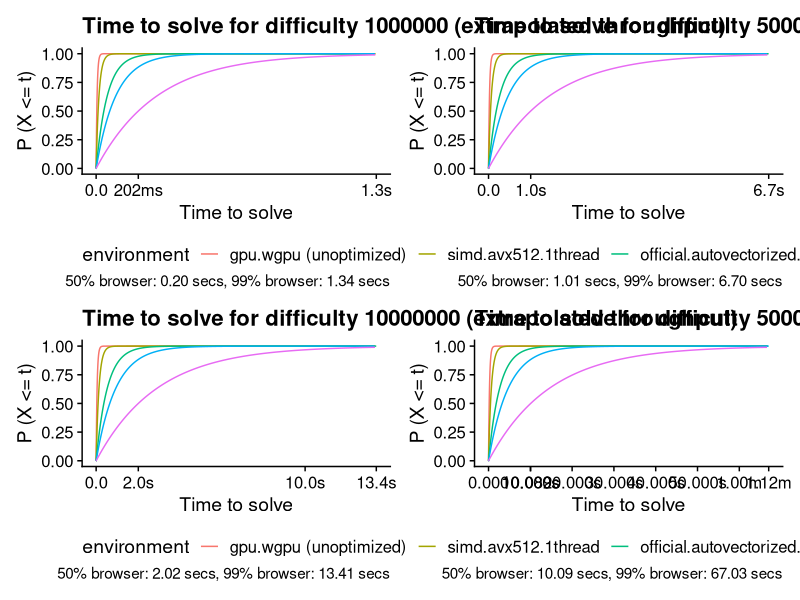

Source code (R):
#! /usr/bin/env Rscript --vanilla

library(tidyverse)
library(patchwork)
library(cowplot)
library(scales)


browser.hps <- 5e6 / mean(c(
        0.105, 1.69, 1.06, 1.89, 1.91, 1.09, 1.80, 0.97, 0.71, 1.15, 3.59, 1.09, 0.14, 3.98, 1.26, 1.05, 1.26
    ))

hps <- tribble(
    ~environment, ~hps,
    "official.browser", browser.hps,
    "simd.avx512.1thread", 5e7 / 0.67567,
    "official.autovectorized.1thread", 5e7 / 2.6573,
    "official.generic.x86.1thread", 5e7 / 4.696,
    "gpu.wgpu (unoptimized)", 5e7 / 0.22723,
) |>
    mutate(
        environment = fct_reorder(environment, hps, .desc = TRUE),
    )

plots <- list()

p <- map2(c(1000000, 5000000, 10000000, 50000000), c("bottom", "none", "bottom", "none"), \(difficulty, legend.position) {
    df <- tibble(iterations = 2^seq(0, 40, by=0.01)) |>
        mutate(p = pgeom(iterations, 1/difficulty))
    
    browser.t50 <- qgeom(0.5, 1/difficulty) / browser.hps
    browser.t99 <- qgeom(0.99, 1/difficulty) / browser.hps

    df |> 
        cross_join(hps) |>
        mutate(time = iterations / hps) |>
        ggplot(aes(x = time, y = p, color = environment)) +
        geom_line() +
        labs(
            title = sprintf("Time to solve for difficulty %d (extrapolated throughput)", difficulty),
            x = "Time to solve",
            y = "P (X <= t)",
            caption = sprintf("50%% browser: %.2f secs, 99%% browser: %.2f secs", browser.t50, browser.t99)
            ) +
        scale_x_continuous(
          limits = c(0, browser.t99),
          labels = label_timespan(unit = "secs"),
          breaks = c(seq(0, browser.t99, by = if (browser.t99 > 5) 10 else 2), browser.t99, browser.t50)) +
        theme_cowplot() +
        theme(legend.position = legend.position)
}) |> reduce(`+`)

ggsave("time.png", p, width = 18, height = 12, bg = "white", dpi = 300)
